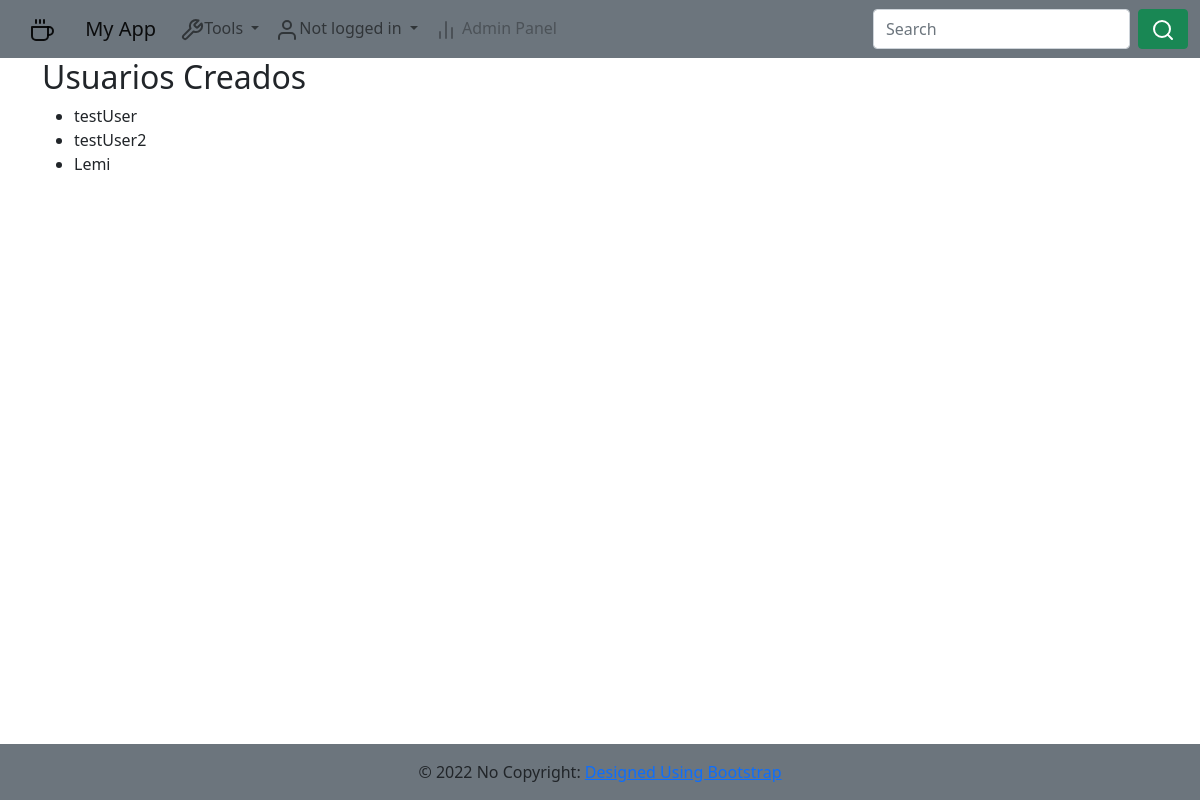
The app's page /, older data.
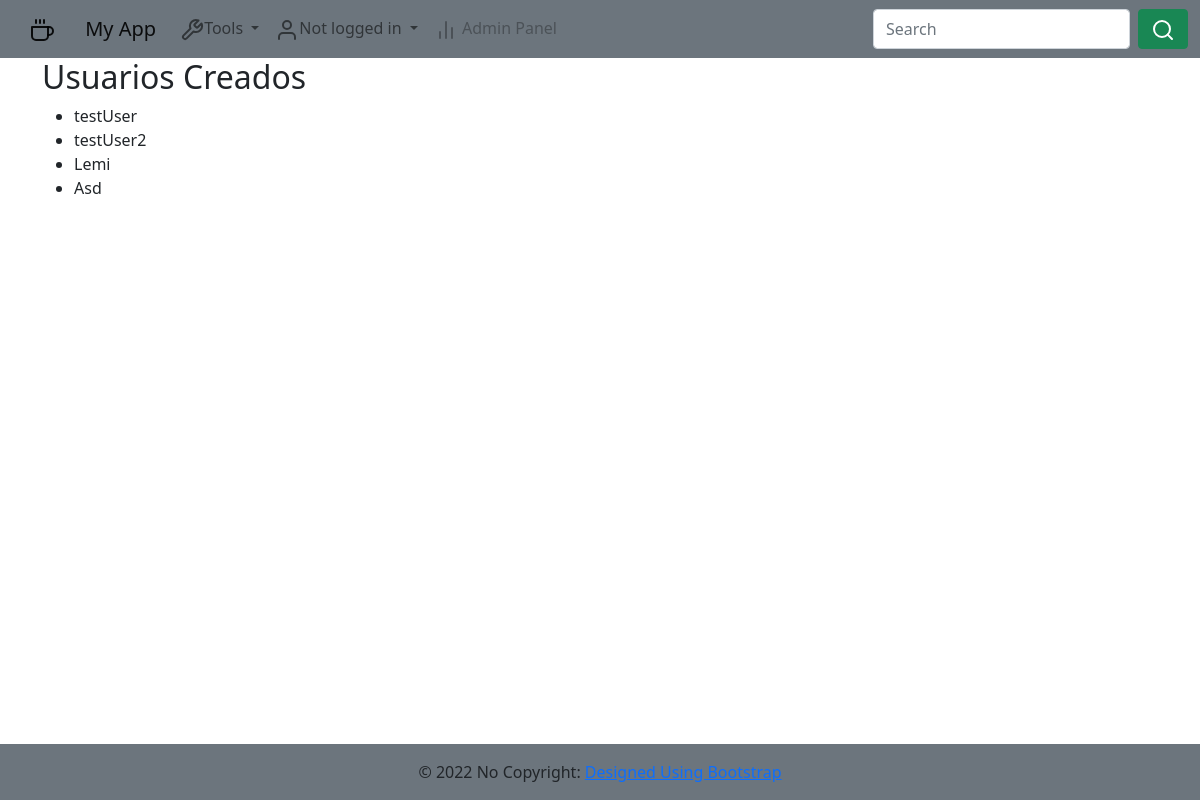
The same page, newer data.
### pyapp/models.py (models this page shows, shortened)
class User(models.Model):
	username = models.CharField(max_length=50)
	password = models.CharField(max_length=50)
	fechaCreacion = models.DateTimeField(auto_now_add=True, blank=True)

### pyapp/views.py (the view)
# urls.py: path('', views.index, name='index'),
def index(request):
    usuarios = User.objects.order_by('id')
    template = loader.get_template('pyapp/index.html')
    context = {'usuarios': usuarios}
    return HttpResponse(template.render(context, request))

### pyapp/templates/pyapp/index.html
{%extends './layout.html'%}
{% block content %}
  <h2>Usuarios Creados</h2>
    {% if usuarios %}
        <ul>
        {%for user in usuarios%}
            <li><a>{{user.username}}</a></li>
        {%endfor%}
        </ul>
    {%else%}
        <p>No hay usuarios que mostrar</p>
    {%endif%}
{%endblock%}

Row changes from the older to the newer data that the page shows:
added User: username "Asd"
